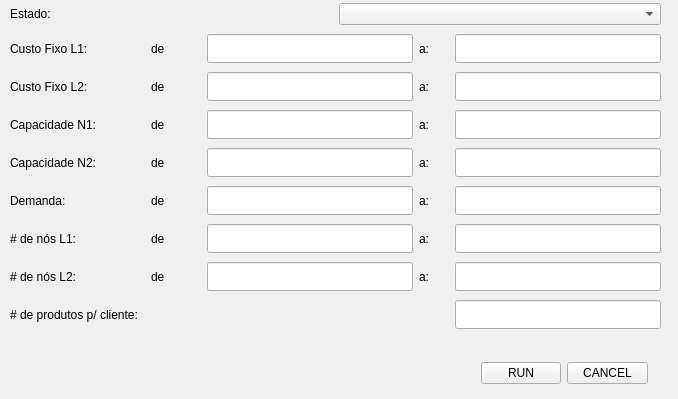
<?xml version="1.0" encoding="UTF-8"?>
<ui version="4.0">
 <class>cplexWindow</class>
 <widget class="QMainWindow" name="cplexWindow">
  <property name="geometry">
   <rect>
    <x>0</x>
    <y>0</y>
    <width>678</width>
    <height>399</height>
   </rect>
  </property>
  <property name="windowTitle">
   <string>MainWindow</string>
  </property>
  <widget class="QWidget" name="centralwidget">
   <widget class="QWidget" name="layoutWidget">
    <property name="geometry">
     <rect>
      <x>480</x>
      <y>360</y>
      <width>168</width>
      <height>27</height>
     </rect>
    </property>
    <layout class="QHBoxLayout" name="horizontalLayout_10">
     <item alignment="Qt::AlignRight">
      <widget class="QPushButton" name="runLabel">
       <property name="text">
        <string>RUN</string>
       </property>
      </widget>
     </item>
     <item>
      <widget class="QPushButton" name="cancelLabel">
       <property name="text">
        <string>CANCEL</string>
       </property>
      </widget>
     </item>
    </layout>
   </widget>
   <widget class="QWidget" name="layoutWidget">
    <property name="geometry">
     <rect>
      <x>10</x>
      <y>0</y>
      <width>651</width>
      <height>341</height>
     </rect>
    </property>
    <layout class="QVBoxLayout" name="verticalLayout">
     <item>
      <layout class="QHBoxLayout" name="horizontalLayout">
       <item>
        <widget class="QLabel" name="statelabel">
         <property name="text">
          <string>Estado:</string>
         </property>
        </widget>
       </item>
       <item>
        <widget class="QComboBox" name="stateInput"/>
       </item>
      </layout>
     </item>
     <item>
      <layout class="QHBoxLayout" name="horizontalLayout_2">
       <item>
        <widget class="QLabel" name="fixed_cost1">
         <property name="text">
          <string>Custo Fixo L1:</string>
         </property>
        </widget>
       </item>
       <item>
        <widget class="QLabel" name="label_10">
         <property name="maximumSize">
          <size>
           <width>50</width>
           <height>30</height>
          </size>
         </property>
         <property name="text">
          <string>de</string>
         </property>
        </widget>
       </item>
       <item>
        <widget class="QLineEdit" name="fixed_cost1_lb">
         <property name="maximumSize">
          <size>
           <width>206</width>
           <height>29</height>
          </size>
         </property>
        </widget>
       </item>
       <item>
        <widget class="QLabel" name="label_11">
         <property name="maximumSize">
          <size>
           <width>30</width>
           <height>30</height>
          </size>
         </property>
         <property name="text">
          <string>a:</string>
         </property>
        </widget>
       </item>
       <item>
        <widget class="QLineEdit" name="fixed_cost1_ub">
         <property name="maximumSize">
          <size>
           <width>206</width>
           <height>29</height>
          </size>
         </property>
        </widget>
       </item>
      </layout>
     </item>
     <item>
      <layout class="QHBoxLayout" name="horizontalLayout_3">
       <item>
        <widget class="QLabel" name="fixed_cost2">
         <property name="text">
          <string>Custo Fixo L2:</string>
         </property>
        </widget>
       </item>
       <item>
        <widget class="QLabel" name="label_12">
         <property name="maximumSize">
          <size>
           <width>50</width>
           <height>30</height>
          </size>
         </property>
         <property name="text">
          <string>de</string>
         </property>
        </widget>
       </item>
       <item>
        <widget class="QLineEdit" name="fixed_cost2_lb">
         <property name="maximumSize">
          <size>
           <width>206</width>
           <height>29</height>
          </size>
         </property>
        </widget>
       </item>
       <item>
        <widget class="QLabel" name="label_13">
         <property name="maximumSize">
          <size>
           <width>30</width>
           <height>30</height>
          </size>
         </property>
         <property name="text">
          <string>a:</string>
         </property>
        </widget>
       </item>
       <item>
        <widget class="QLineEdit" name="fixed_cost2_ub">
         <property name="maximumSize">
          <size>
           <width>206</width>
           <height>29</height>
          </size>
         </property>
        </widget>
       </item>
      </layout>
     </item>
     <item>
      <layout class="QHBoxLayout" name="horizontalLayout_4">
       <item>
        <widget class="QLabel" name="capacity1">
         <property name="text">
          <string>Capacidade N1:</string>
         </property>
        </widget>
       </item>
       <item>
        <widget class="QLabel" name="label_14">
         <property name="maximumSize">
          <size>
           <width>50</width>
           <height>30</height>
          </size>
         </property>
         <property name="text">
          <string>de</string>
         </property>
        </widget>
       </item>
       <item>
        <widget class="QLineEdit" name="capacity1_lb">
         <property name="maximumSize">
          <size>
           <width>206</width>
           <height>29</height>
          </size>
         </property>
        </widget>
       </item>
       <item>
        <widget class="QLabel" name="label_15">
         <property name="maximumSize">
          <size>
           <width>30</width>
           <height>30</height>
          </size>
         </property>
         <property name="text">
          <string>a:</string>
         </property>
        </widget>
       </item>
       <item>
        <widget class="QLineEdit" name="capacity1_ub">
         <property name="maximumSize">
          <size>
           <width>206</width>
           <height>29</height>
          </size>
         </property>
        </widget>
       </item>
      </layout>
     </item>
     <item>
      <layout class="QHBoxLayout" name="horizontalLayout_5">
       <item>
        <widget class="QLabel" name="capacity2">
         <property name="text">
          <string>Capacidade N2:</string>
         </property>
        </widget>
       </item>
       <item>
        <widget class="QLabel" name="label_16">
         <property name="maximumSize">
          <size>
           <width>50</width>
           <height>30</height>
          </size>
         </property>
         <property name="text">
          <string>de</string>
         </property>
        </widget>
       </item>
       <item>
        <widget class="QLineEdit" name="capacity2_lb">
         <property name="maximumSize">
          <size>
           <width>206</width>
           <height>29</height>
          </size>
         </property>
        </widget>
       </item>
       <item>
        <widget class="QLabel" name="label_17">
         <property name="maximumSize">
          <size>
           <width>30</width>
           <height>30</height>
          </size>
         </property>
         <property name="text">
          <string>a:</string>
         </property>
        </widget>
       </item>
       <item>
        <widget class="QLineEdit" name="capacity2_ub">
         <property name="maximumSize">
          <size>
           <width>206</width>
           <height>29</height>
          </size>
         </property>
        </widget>
       </item>
      </layout>
     </item>
     <item>
      <layout class="QHBoxLayout" name="horizontalLayout_6">
       <item>
        <widget class="QLabel" name="demand">
         <property name="text">
          <string>Demanda:</string>
         </property>
        </widget>
       </item>
       <item>
        <widget class="QLabel" name="label_18">
         <property name="maximumSize">
          <size>
           <width>50</width>
           <height>30</height>
          </size>
         </property>
         <property name="text">
          <string>de</string>
         </property>
        </widget>
       </item>
       <item>
        <widget class="QLineEdit" name="demand_lb">
         <property name="maximumSize">
          <size>
           <width>206</width>
           <height>29</height>
          </size>
         </property>
        </widget>
       </item>
       <item>
        <widget class="QLabel" name="label_19">
         <property name="maximumSize">
          <size>
           <width>30</width>
           <height>30</height>
          </size>
         </property>
         <property name="text">
          <string>a:</string>
         </property>
        </widget>
       </item>
       <item>
        <widget class="QLineEdit" name="demand_ub">
         <property name="maximumSize">
          <size>
           <width>206</width>
           <height>29</height>
          </size>
         </property>
        </widget>
       </item>
      </layout>
     </item>
     <item>
      <layout class="QHBoxLayout" name="horizontalLayout_8">
       <item>
        <widget class="QLabel" name="numbernode1">
         <property name="text">
          <string># de nós L1:</string>
         </property>
        </widget>
       </item>
       <item>
        <widget class="QLabel" name="label_22">
         <property name="maximumSize">
          <size>
           <width>50</width>
           <height>30</height>
          </size>
         </property>
         <property name="text">
          <string>de</string>
         </property>
        </widget>
       </item>
       <item>
        <widget class="QLineEdit" name="numbernode1_lb">
         <property name="maximumSize">
          <size>
           <width>206</width>
           <height>29</height>
          </size>
         </property>
        </widget>
       </item>
       <item>
        <widget class="QLabel" name="label_23">
         <property name="maximumSize">
          <size>
           <width>30</width>
           <height>30</height>
          </size>
         </property>
         <property name="text">
          <string>a:</string>
         </property>
        </widget>
       </item>
       <item>
        <widget class="QLineEdit" name="numbernode1_ub">
         <property name="maximumSize">
          <size>
           <width>206</width>
           <height>29</height>
          </size>
         </property>
        </widget>
       </item>
      </layout>
     </item>
     <item>
      <layout class="QHBoxLayout" name="horizontalLayout_9">
       <item>
        <widget class="QLabel" name="numbernode2">
         <property name="text">
          <string># de nós L2:</string>
         </property>
        </widget>
       </item>
       <item>
        <widget class="QLabel" name="label_24">
         <property name="maximumSize">
          <size>
           <width>50</width>
           <height>30</height>
          </size>
         </property>
         <property name="text">
          <string>de</string>
         </property>
        </widget>
       </item>
       <item>
        <widget class="QLineEdit" name="numbernode2_lb">
         <property name="maximumSize">
          <size>
           <width>206</width>
           <height>29</height>
          </size>
         </property>
        </widget>
       </item>
       <item>
        <widget class="QLabel" name="label_25">
         <property name="maximumSize">
          <size>
           <width>30</width>
           <height>30</height>
          </size>
         </property>
         <property name="text">
          <string>a:</string>
         </property>
        </widget>
       </item>
       <item>
        <widget class="QLineEdit" name="numbernode2_ub">
         <property name="maximumSize">
          <size>
           <width>206</width>
           <height>29</height>
          </size>
         </property>
        </widget>
       </item>
      </layout>
     </item>
     <item>
      <layout class="QHBoxLayout" name="horizontalLayout_7">
       <item>
        <widget class="QLabel" name="prodcutsclient">
         <property name="text">
          <string># de produtos p/ cliente:</string>
         </property>
        </widget>
       </item>
       <item>
        <widget class="QLineEdit" name="productsclient_ub">
         <property name="maximumSize">
          <size>
           <width>206</width>
           <height>29</height>
          </size>
         </property>
        </widget>
       </item>
      </layout>
     </item>
    </layout>
   </widget>
  </widget>
 </widget>
 <resources/>
 <connections/>
</ui>
